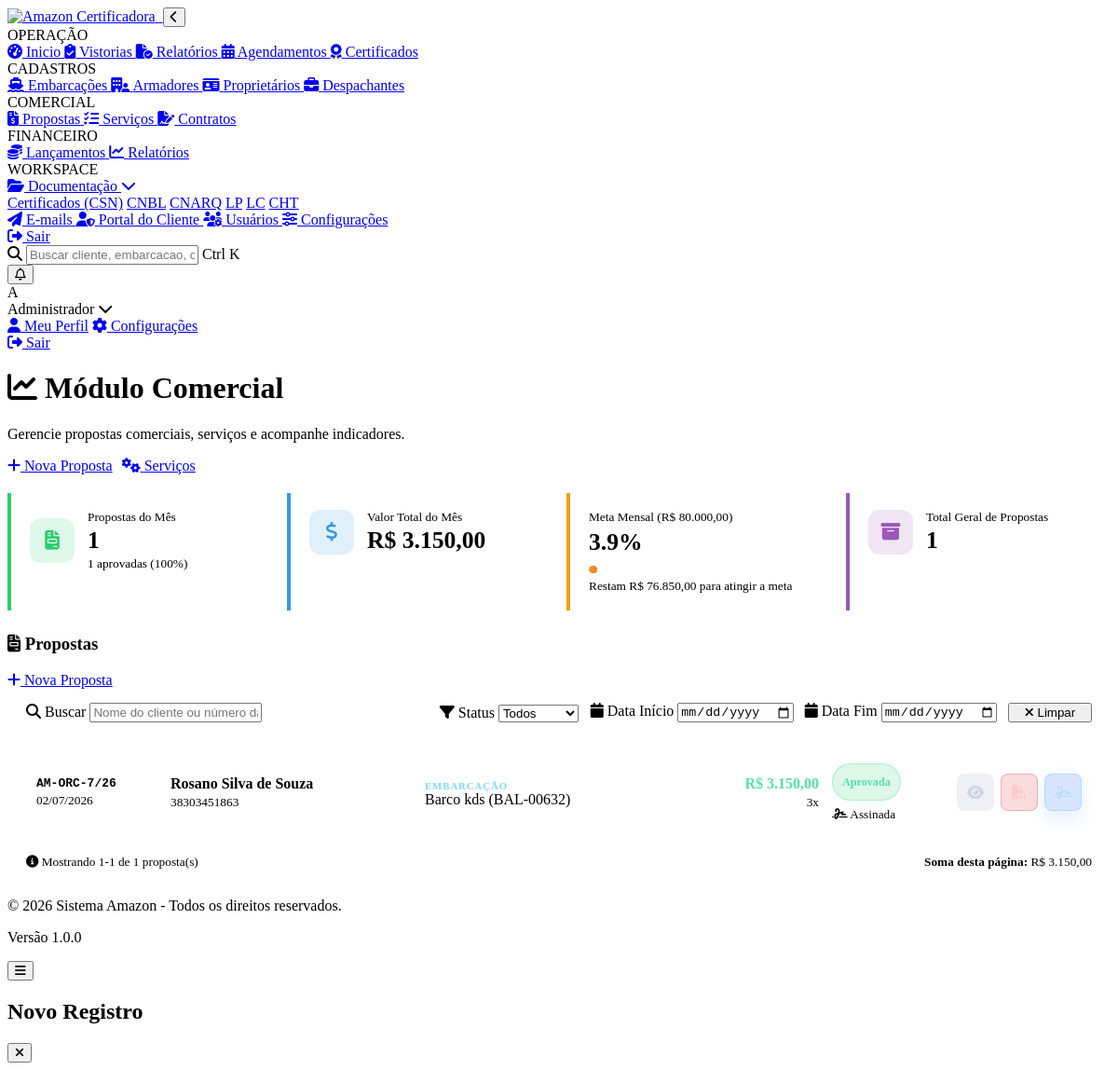
/modules/comercial/index.php (signed in), run on the app's committed database.
### tables this page shows
CREATE TABLE `propostas` (
  `id` char(36) NOT NULL DEFAULT (uuid()),
  `numero` varchar(30) NOT NULL,
  `cliente_id` char(36) NOT NULL,
  `armador_id` char(36) DEFAULT NULL,
  `operador_nome` varchar(255) DEFAULT NULL,
  `data_emissao` date NOT NULL,
  `data_validade` date DEFAULT NULL,
  `parcelas` tinyint UNSIGNED NOT NULL DEFAULT '3',
  `forma_pagamento` enum('a_vista','parcelado','boleto','pix') NOT NULL DEFAULT 'parcelado',
  `valor_total` decimal(12,2) NOT NULL DEFAULT '0.00',
  `valor_entrada` decimal(12,2) NOT NULL DEFAULT '0.00',
  `desconto_percentual` decimal(5,2) NOT NULL DEFAULT '0.00',
  `desconto_valor` decimal(12,2) NOT NULL DEFAULT '0.00',
  `observacoes` text,
  `status` enum('rascunho','enviada','aprovada','recusada','cancelada','assinada') NOT NULL DEFAULT 'rascunho',
  `criado_por` char(36) DEFAULT NULL,
  `created_at` datetime NOT NULL DEFAULT CURRENT_TIMESTAMP,
  `updated_at` datetime DEFAULT NULL ON UPDATE CURRENT_TIMESTAMP,
  `token_assinatura` varchar(255) DEFAULT NULL,
  `assinado` tinyint(1) DEFAULT '0',
  `assinatura_imagem` longtext,
  `assinatura_em` datetime DEFAULT NULL,
  `assinante_nome` varchar(255) DEFAULT NULL,
  `assinante_documento` varchar(255) DEFAULT NULL,
  `assinatura_ip` varchar(45) DEFAULT NULL
);

CREATE TABLE `clientes` (
  `id` char(36) NOT NULL DEFAULT (uuid()),
  `nome` varchar(200) NOT NULL,
  `tipo_pessoa` enum('PF','PJ') NOT NULL DEFAULT 'PF',
  `cpf_cnpj` varchar(18) DEFAULT NULL,
  `perfil` enum('armador','proprietario','despachante') NOT NULL DEFAULT 'proprietario',
  `telefone` varchar(20) DEFAULT NULL,
  `email` varchar(150) DEFAULT NULL,
  `endereco` text,
  `status` enum('ATIVO','INATIVO') NOT NULL DEFAULT 'ATIVO',
  `tipo_recebimento` enum('pix','cc') DEFAULT NULL,
  `chave_pix` varchar(255) DEFAULT NULL,
  `banco` varchar(100) DEFAULT NULL,
  `agencia` varchar(20) DEFAULT NULL,
  `conta` varchar(20) DEFAULT NULL,
  `criado_por` char(36) DEFAULT NULL,
  `criado_em` datetime DEFAULT CURRENT_TIMESTAMP,
  `atualizado_em` datetime DEFAULT CURRENT_TIMESTAMP ON UPDATE CURRENT_TIMESTAMP
);

### modules/comercial/index.php (the view, shortened to what the rows shown need)
<?php
require_once __DIR__ . '/../../config.php';
require_once __DIR__ . '/../../includes/functions.php';
$filtro_status   = $_GET['status'] ?? 'todos';
$filtro_busca    = trim($_GET['busca'] ?? '');
$proposta_foco_id = trim($_GET['nova_proposta'] ?? $_GET['proposta'] ?? '');
$modo_foco_proposta = !empty($proposta_foco_id);
$itens_por_pagina = 10;
$pagina_atual_lista = max(1, (int)($_GET['pagina'] ?? 1));
$offset_lista = ($pagina_atual_lista - 1) * $itens_por_pagina;
$params = [];
$sqlWhere = '';
try {
    $sql = "SELECT p.*, c.nome AS cliente_nome, c.cpf_cnpj AS cliente_cpfcnpj
            FROM propostas p
            INNER JOIN clientes c ON c.id = p.cliente_id
            {$sqlWhere}
            ORDER BY p.created_at DESC";
    if (!$modo_foco_proposta) {
        $sql .= " LIMIT {$itens_por_pagina} OFFSET {$offset_lista}";
    }
    $stmt = $pdo->prepare($sql);
    $stmt->execute($params);
    $propostas = $stmt->fetchAll(PDO::FETCH_ASSOC);
    $embarcacoesPorProposta = [];
    if (!empty($propostas)) {
        $ids = array_column($propostas, 'id');
        $placeholders = implode(',', array_fill(0, count($ids), '?'));
        $stmtEmb = $pdo->prepare("
            SELECT pe.proposta_id, e.nome, e.registro
            FROM propostas_embarcacoes pe
            INNER JOIN embarcacoes e ON e.id = pe.embarcacao_id
            WHERE pe.proposta_id IN ({$placeholders})
            ORDER BY e.nome ASC
        ");
        $stmtEmb->execute(array_values($ids));
        $vinculos = $stmtEmb->fetchAll(PDO::FETCH_ASSOC);
        foreach ($vinculos as $v) {
            $pid = $v['proposta_id'];
            if (!isset($embarcacoesPorProposta[$pid])) {
                $embarcacoesPorProposta[$pid] = [];
            }
            $embarcacoesPorProposta[$pid][] = $v['nome'] . (!empty($v['registro']) ? ' (' . $v['registro'] . ')' : '');
        }
    }
} catch (Exception $e) {
    error_log('Erro ao listar propostas: ' . $e->getMessage());
    $propostas = [];
    $embarcacoesPorProposta = [];
}
$statusConfig = [
    'rascunho'  => ['label' => 'Rascunho',  'cor' => 'secondary'],
    'enviada'   => ['label' => 'Enviada',   'cor' => 'info'],
    'aprovada'  => ['label' => 'Aprovada',  'cor' => 'success'],
    'assinada'  => ['label' => 'Assinada',  'cor' => 'success'],
    'recusada'  => ['label' => 'Recusada',  'cor' => 'danger'],
    'cancelada' => ['label' => 'Cancelada', 'cor' => 'warning'],
];
require_once __DIR__ . '/../../includes/header.php';
require_once __DIR__ . '/../../includes/sidebar.php';
?>
<div class="conteudo-principal">
    <div class="welcome-section" style="margin-bottom: 20px;">
        <div>
            <h1><i class="fas fa-chart-line"></i> Módulo Comercial</h1>
        </div>
    </div>
    <div class="tabela-container">
        <?php if (empty($propostas)): ?>
            <div class="tabela-vazia">
                <i class="fas fa-file-invoice"></i>
                <h3>Nenhuma proposta encontrada</h3>
                <p>
                    <?php if ($filtro_status !== 'todos' || !empty($filtro_busca)): ?>
                        Nenhum resultado para os filtros aplicados. Tente limpar os filtros.
                    <?php else: ?>
                        Clique em "Nova Proposta" para criar a primeira proposta do sistema.
                    <?php endif; ?>
                </p>
                <?php if ($cargo === 'ADMIN'): ?>
                <a href="<?php echo APP_URL; ?>comercial/nova" class="btn btn-primary">
                    <i class="fas fa-plus"></i> Nova Proposta
                </a>
                <?php endif; ?>
            </div>
        <?php else: ?>
            <div class="commercial-list">
                <?php foreach ($propostas as $p): ?>
                <?php
                    $pid = $p['id'];
                    $embarcacoesLista = $embarcacoesPorProposta[$pid] ?? [];
                    $embNomes = !empty($embarcacoesLista) ? implode(', ', $embarcacoesLista) : 'N/I';
                    $statusCfg = $statusConfig[$p['status']] ?? ['label' => $p['status'], 'cor' => 'secondary'];
                    $assinada = !empty($p['assinado']) || ($p['status'] ?? '') === 'assinada';
                ?>
                <article class="proposal-row<?php echo ($modo_foco_proposta && $pid === $proposta_foco_id) ? ' is-focus' : ''; ?>" id="proposta-<?php echo h($pid); ?>">
                    <div class="proposal-main">
                        <div class="proposal-number">
                            <span><?php echo h($p['numero']); ?></span>
                            <small><?php echo date('d/m/Y', strtotime($p['data_emissao'])); ?></small>
                        </div>
                        <div class="proposal-client">
                            <strong><?php echo h($p['cliente_nome']); ?></strong>
                            <small><?php echo h($p['cliente_cpfcnpj'] ?? ''); ?></small>
                        </div>
                        <div class="proposal-boat">
                            <small>EMBARCA&Ccedil;&Atilde;O</small>
                            <span><?php echo h($embNomes); ?></span>
                        </div>
                    </div>
                    <div class="proposal-finance">
                        <strong>R$ <?php echo number_format((float)$p['valor_total'], 2, ',', '.'); ?></strong>
                        <small><?php echo (int)$p['parcelas']; ?>x</small>
                    </div>
                    <div class="proposal-state">
                        <span class="commercial-status commercial-status-<?php echo h($statusCfg['cor']); ?>">
                            <?php echo h($statusCfg['label']); ?>
                        </span>
                        <?php if ($assinada): ?>
                            <small><i class="fas fa-signature"></i> Assinada</small>
                        <?php endif; ?>
                    </div>
                    <div class="proposal-actions">
                        <a href="<?php echo APP_URL; ?>comercial/propostas?id=<?php echo urlencode($pid); ?>&visualizar=1"
                           class="proposal-action proposal-action-view" title="Detalhes">
                            <i class="fas fa-eye"></i>
                        </a>
                        <a href="<?php echo APP_URL; ?>comercial/pdf?id=<?php echo urlencode($pid); ?>"
                           class="proposal-action proposal-action-pdf" title="Abrir PDF" target="_blank">
                            <i class="fas fa-file-pdf"></i>
                        </a>
                        <?php if (!empty($p['token_assinatura'])): ?>
                            <a href="<?php echo APP_URL; ?>assinar/<?php echo urlencode($p['token_assinatura']); ?>"
                               class="proposal-action proposal-action-sign" title="Abrir link de assinatura" target="_blank">
                                <i class="fas fa-signature"></i>
                            </a>
                        <?php endif; ?>
                    </div>
                </article>
                <?php endforeach; ?>
            </div>
        <?php endif; ?>
    </div>
</div>
<?php require_once __DIR__ . '/../../includes/footer.php'; ?>

### data on the page
propostas: numero "AM-ORC-7/26", data_emissao "02/07/2026", cliente.nome "Rosano Silva de Souza", cliente.cpf_cnpj "38303451863", id "Barco kds (BAL-00632)", valor_total "3.150,00", parcelas "3", status "Aprovada", assinado 1 (drawn)

### other printed values
substr($_SESSION['usuario_nome'] ?? 'A', 0, 1) "A"
$_SESSION['usuario_nome'] "Administrador"
$indicadores['total_mes'] "1"
$indicadores['aprovadas_mes'] "1"
$indicadores['taxa_conversao'] "100"
$indicadores['valor_total_mes'] "3.150,00"
$indicadores['meta_mensal'] "80.000,00"
$indicadores['perc_meta'] "3.9"
max(0, $indicadores['meta_mensal'] - $indicadores['valor_total_mes']) "76.850,00"
$indicadores['total_geral'] "1"
$offset_lista + 1 "1"
min($offset_lista + count($propostas), $total_propostas_lista) "1"
$total_propostas_lista "1"
$somaLista "3.150,00"
APP_NAME "Sistema Amazon"
